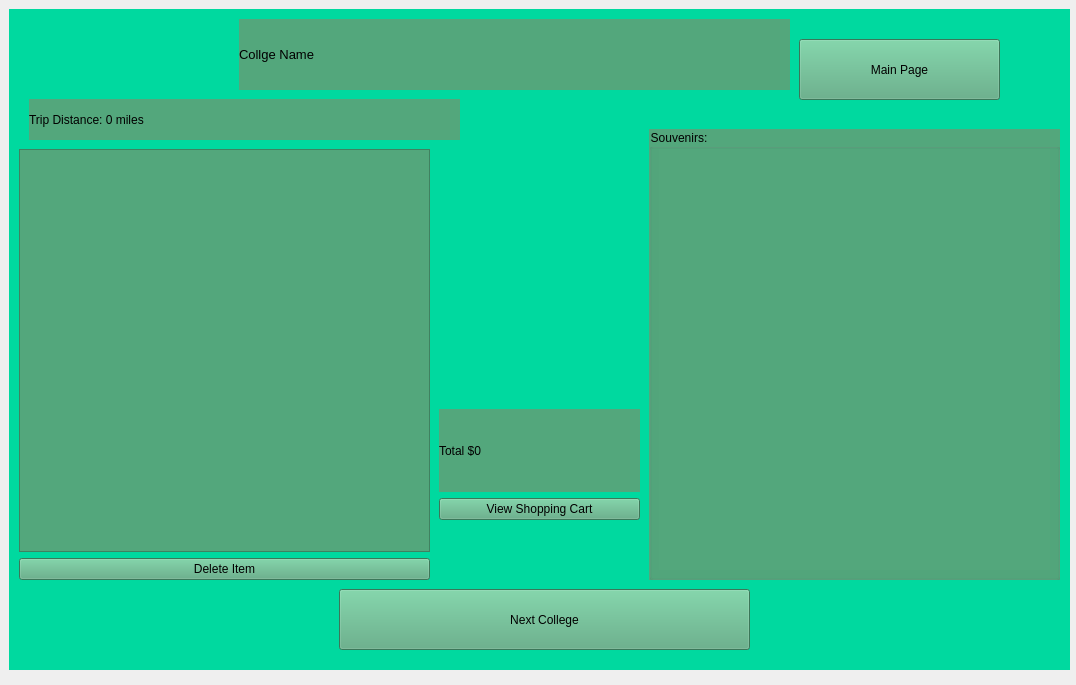
<?xml version="1.0" encoding="UTF-8"?>
<ui version="4.0">
 <class>CollegeTour</class>
 <widget class="QWidget" name="CollegeTour">
  <property name="geometry">
   <rect>
    <x>0</x>
    <y>0</y>
    <width>1076</width>
    <height>685</height>
   </rect>
  </property>
  <property name="windowTitle">
   <string>Form</string>
  </property>
  <widget class="QStackedWidget" name="CollegeTourStackedWidget">
   <property name="geometry">
    <rect>
     <x>9</x>
     <y>9</y>
     <width>1061</width>
     <height>661</height>
    </rect>
   </property>
   <property name="styleSheet">
    <string notr="true">background-color: rgb(0, 217, 159);</string>
   </property>
   <widget class="QWidget" name="CollegeTourPage">
    <widget class="QWidget" name="verticalLayoutWidget">
     <property name="geometry">
      <rect>
       <x>430</x>
       <y>400</y>
       <width>201</width>
       <height>111</height>
      </rect>
     </property>
     <layout class="QVBoxLayout" name="verticalLayout">
      <item>
       <widget class="QLabel" name="TotalPricelabel">
        <property name="styleSheet">
         <string notr="true">background-color: rgb(83, 167, 124);</string>
        </property>
        <property name="text">
         <string>Total $0</string>
        </property>
       </widget>
      </item>
      <item>
       <widget class="QPushButton" name="ViewCheckoutButton">
        <property name="styleSheet">
         <string notr="true">background-color: rgb(83, 167, 124);</string>
        </property>
        <property name="text">
         <string>View Shopping Cart</string>
        </property>
       </widget>
      </item>
     </layout>
    </widget>
    <widget class="QLabel" name="CollegeNamelabel">
     <property name="geometry">
      <rect>
       <x>230</x>
       <y>10</y>
       <width>551</width>
       <height>71</height>
      </rect>
     </property>
     <property name="font">
      <font>
       <pointsize>10</pointsize>
      </font>
     </property>
     <property name="styleSheet">
      <string notr="true">background-color: rgb(83, 167, 124);</string>
     </property>
     <property name="text">
      <string>Collge Name</string>
     </property>
    </widget>
    <widget class="QPushButton" name="NextCollegeButton">
     <property name="geometry">
      <rect>
       <x>330</x>
       <y>580</y>
       <width>411</width>
       <height>61</height>
      </rect>
     </property>
     <property name="styleSheet">
      <string notr="true">background-color: rgb(83, 167, 124);</string>
     </property>
     <property name="text">
      <string>Next College</string>
     </property>
    </widget>
    <widget class="QWidget" name="verticalLayoutWidget_2">
     <property name="geometry">
      <rect>
       <x>10</x>
       <y>140</y>
       <width>411</width>
       <height>431</height>
      </rect>
     </property>
     <layout class="QVBoxLayout" name="verticalLayout_2">
      <item>
       <widget class="QListWidget" name="ShoppingCartList">
        <property name="styleSheet">
         <string notr="true">background-color: rgb(83, 167, 124);</string>
        </property>
       </widget>
      </item>
      <item>
       <widget class="QPushButton" name="DeleteItemButton">
        <property name="styleSheet">
         <string notr="true">background-color: rgb(83, 167, 124);</string>
        </property>
        <property name="text">
         <string>Delete Item</string>
        </property>
       </widget>
      </item>
     </layout>
    </widget>
    <widget class="QLabel" name="TripDistancelabel">
     <property name="geometry">
      <rect>
       <x>20</x>
       <y>90</y>
       <width>431</width>
       <height>41</height>
      </rect>
     </property>
     <property name="styleSheet">
      <string notr="true">background-color: rgb(83, 167, 124);</string>
     </property>
     <property name="text">
      <string>Trip Distance: 0 miles</string>
     </property>
    </widget>
    <widget class="QGroupBox" name="SouvenirsGroupBox">
     <property name="geometry">
      <rect>
       <x>640</x>
       <y>120</y>
       <width>411</width>
       <height>451</height>
      </rect>
     </property>
     <property name="styleSheet">
      <string notr="true">background-color: rgb(83, 167, 124);</string>
     </property>
     <property name="title">
      <string>Souvenirs:</string>
     </property>
     <widget class="QWidget" name="gridLayoutWidget">
      <property name="geometry">
       <rect>
        <x>10</x>
        <y>20</y>
        <width>391</width>
        <height>421</height>
       </rect>
      </property>
      <layout class="QGridLayout" name="gridLayout">
       <item row="0" column="0">
        <layout class="QVBoxLayout" name="verticalLayout_3"/>
       </item>
      </layout>
     </widget>
    </widget>
    <widget class="QPushButton" name="BackTMainButton">
     <property name="geometry">
      <rect>
       <x>790</x>
       <y>30</y>
       <width>201</width>
       <height>61</height>
      </rect>
     </property>
     <property name="styleSheet">
      <string notr="true">background-color: rgb(83, 167, 124);</string>
     </property>
     <property name="text">
      <string>Main Page</string>
     </property>
    </widget>
   </widget>
  </widget>
 </widget>
 <resources/>
 <connections/>
</ui>
